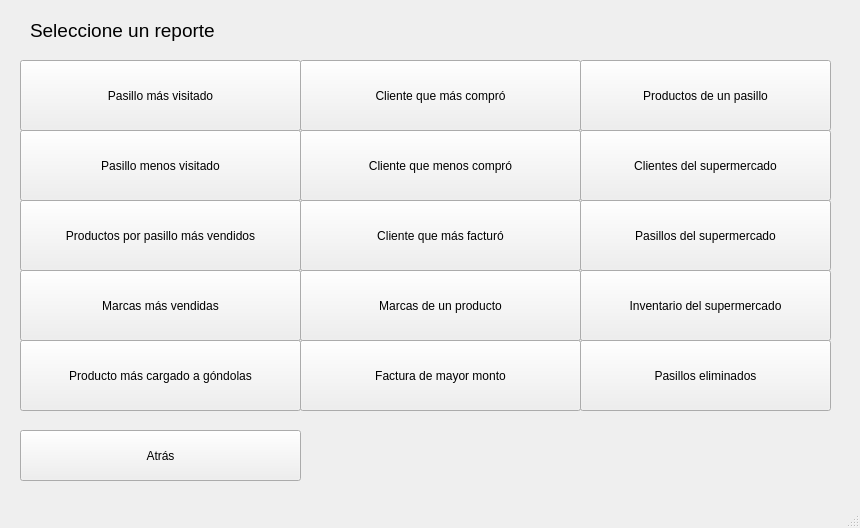
<?xml version="1.0" encoding="UTF-8"?>
<ui version="4.0">
 <class>window_report</class>
 <widget class="QMainWindow" name="window_report">
  <property name="geometry">
   <rect>
    <x>0</x>
    <y>0</y>
    <width>860</width>
    <height>528</height>
   </rect>
  </property>
  <property name="windowTitle">
   <string>MainWindow</string>
  </property>
  <widget class="QWidget" name="centralwidget">
   <widget class="QPushButton" name="prods">
    <property name="geometry">
     <rect>
      <x>580</x>
      <y>60</y>
      <width>251</width>
      <height>71</height>
     </rect>
    </property>
    <property name="text">
     <string>Productos de un pasillo</string>
    </property>
   </widget>
   <widget class="QPushButton" name="prodMasVendido">
    <property name="geometry">
     <rect>
      <x>20</x>
      <y>200</y>
      <width>281</width>
      <height>71</height>
     </rect>
    </property>
    <property name="text">
     <string>Productos por pasillo más vendidos</string>
    </property>
   </widget>
   <widget class="QPushButton" name="pasilloMenosVisitado">
    <property name="geometry">
     <rect>
      <x>20</x>
      <y>130</y>
      <width>281</width>
      <height>71</height>
     </rect>
    </property>
    <property name="text">
     <string>Pasillo menos visitado</string>
    </property>
   </widget>
   <widget class="QPushButton" name="clientMasFacturo">
    <property name="geometry">
     <rect>
      <x>300</x>
      <y>200</y>
      <width>281</width>
      <height>71</height>
     </rect>
    </property>
    <property name="text">
     <string>Cliente que más facturó</string>
    </property>
   </widget>
   <widget class="QPushButton" name="ClienteMenosCompro">
    <property name="geometry">
     <rect>
      <x>300</x>
      <y>130</y>
      <width>281</width>
      <height>71</height>
     </rect>
    </property>
    <property name="text">
     <string>Cliente que menos compró</string>
    </property>
   </widget>
   <widget class="QPushButton" name="pasilloMasVisitado">
    <property name="geometry">
     <rect>
      <x>20</x>
      <y>60</y>
      <width>281</width>
      <height>71</height>
     </rect>
    </property>
    <property name="text">
     <string>Pasillo más visitado</string>
    </property>
   </widget>
   <widget class="QPushButton" name="prodCargadoGond">
    <property name="geometry">
     <rect>
      <x>20</x>
      <y>340</y>
      <width>281</width>
      <height>71</height>
     </rect>
    </property>
    <property name="text">
     <string>Producto más cargado a góndolas</string>
    </property>
   </widget>
   <widget class="QPushButton" name="marcaMasVendida">
    <property name="geometry">
     <rect>
      <x>20</x>
      <y>270</y>
      <width>281</width>
      <height>71</height>
     </rect>
    </property>
    <property name="text">
     <string>Marcas más vendidas</string>
    </property>
   </widget>
   <widget class="QPushButton" name="clientes">
    <property name="geometry">
     <rect>
      <x>580</x>
      <y>130</y>
      <width>251</width>
      <height>71</height>
     </rect>
    </property>
    <property name="text">
     <string>Clientes del supermercado</string>
    </property>
   </widget>
   <widget class="QPushButton" name="invent">
    <property name="geometry">
     <rect>
      <x>580</x>
      <y>270</y>
      <width>251</width>
      <height>71</height>
     </rect>
    </property>
    <property name="text">
     <string>Inventario del supermercado</string>
    </property>
   </widget>
   <widget class="QPushButton" name="ClienteMasCompro">
    <property name="geometry">
     <rect>
      <x>300</x>
      <y>60</y>
      <width>281</width>
      <height>71</height>
     </rect>
    </property>
    <property name="text">
     <string>Cliente que más compró</string>
    </property>
   </widget>
   <widget class="QPushButton" name="facturaMayorMonto">
    <property name="geometry">
     <rect>
      <x>300</x>
      <y>340</y>
      <width>281</width>
      <height>71</height>
     </rect>
    </property>
    <property name="text">
     <string>Factura de mayor monto</string>
    </property>
   </widget>
   <widget class="QLabel" name="label">
    <property name="geometry">
     <rect>
      <x>30</x>
      <y>10</y>
      <width>321</width>
      <height>41</height>
     </rect>
    </property>
    <property name="font">
     <font>
      <pointsize>14</pointsize>
     </font>
    </property>
    <property name="text">
     <string>Seleccione un reporte</string>
    </property>
   </widget>
   <widget class="QPushButton" name="pasillo">
    <property name="geometry">
     <rect>
      <x>580</x>
      <y>200</y>
      <width>251</width>
      <height>71</height>
     </rect>
    </property>
    <property name="text">
     <string>Pasillos del supermercado</string>
    </property>
   </widget>
   <widget class="QPushButton" name="back">
    <property name="geometry">
     <rect>
      <x>20</x>
      <y>430</y>
      <width>281</width>
      <height>51</height>
     </rect>
    </property>
    <property name="text">
     <string>Atrás</string>
    </property>
   </widget>
   <widget class="QPushButton" name="marcasProd">
    <property name="geometry">
     <rect>
      <x>300</x>
      <y>270</y>
      <width>281</width>
      <height>71</height>
     </rect>
    </property>
    <property name="text">
     <string>Marcas de un producto</string>
    </property>
   </widget>
   <widget class="QPushButton" name="pasillos">
    <property name="geometry">
     <rect>
      <x>580</x>
      <y>340</y>
      <width>251</width>
      <height>71</height>
     </rect>
    </property>
    <property name="text">
     <string>Pasillos eliminados</string>
    </property>
   </widget>
  </widget>
  <widget class="QMenuBar" name="menubar">
   <property name="geometry">
    <rect>
     <x>0</x>
     <y>0</y>
     <width>860</width>
     <height>17</height>
    </rect>
   </property>
  </widget>
  <widget class="QStatusBar" name="statusbar"/>
 </widget>
 <resources/>
 <connections/>
</ui>
